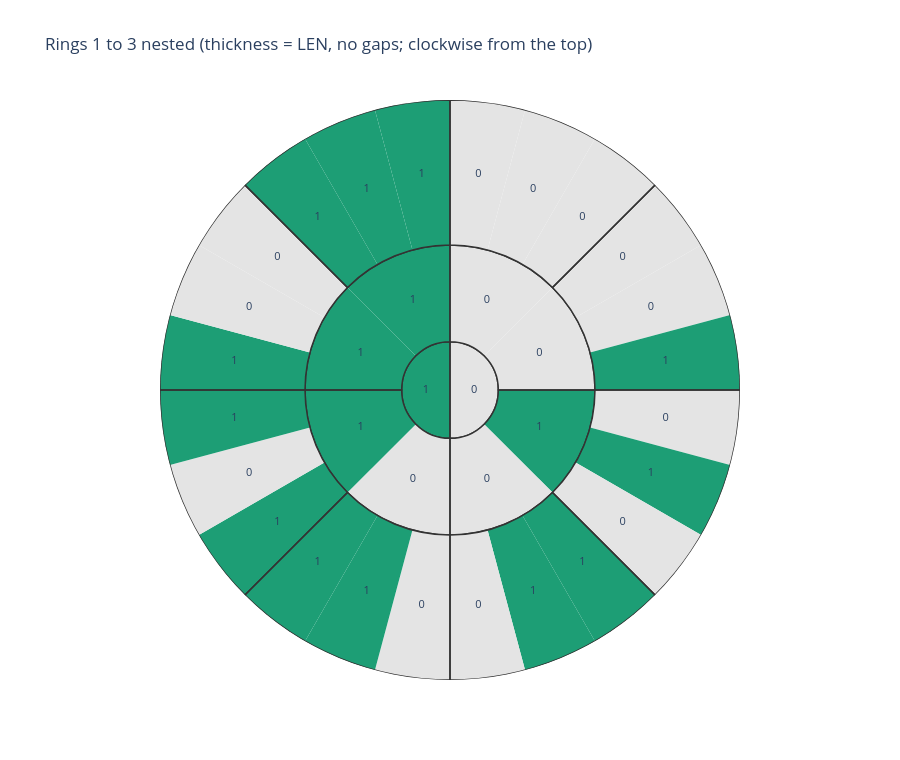

Notebook code for this chart:
### Code cell
def nested_figure(top):
    fig = go.Figure(); r0 = 0
    for L in range(1, top + 1):                     # ring L: thickness L, sits directly on the ring inside it, no gap
        ring = grow(L); bits = "".join(ring); N, G = len(bits), len(ring)
        step, gstep = 360 / N, 360 / G
        fig.add_trace(go.Barpolar(
            theta=[(i + 0.5) * step for i in range(N)], r=[L] * N, base=[r0] * N, width=[step] * N,
            marker=dict(color=["#1D9E75" if b == "1" else "#E4E4E4" for b in bits], line=dict(width=0)),
            hovertext=[f"LEN {L}: {ring[i // L]}  (slice {i % L + 1} = {b})" for i, b in enumerate(bits)],
            hoverinfo="text", showlegend=False))
        fig.add_trace(go.Barpolar(
            theta=[(j + 0.5) * gstep for j in range(G)], r=[L] * G, base=[r0] * G, width=[gstep] * G,
            marker=dict(color="rgba(0,0,0,0)", line=dict(color="#333", width=1.5 if G <= 64 else 0.5)),
            hovertext=[f"LEN {L}: {w}" for w in ring], hoverinfo="text", showlegend=False))
        if N <= 64:
            fig.add_trace(go.Scatterpolar(theta=[(i + 0.5) * step for i in range(N)], r=[r0 + L / 2] * N, mode="text",
                                          text=list(bits), textfont=dict(size=11), hoverinfo="skip", showlegend=False))
        r0 += L
    fig.update_layout(title=f"Rings 1 to {top} nested (thickness = LEN, no gaps; clockwise from the top)", height=760,
                      polar=dict(bgcolor="rgba(0,0,0,0)", radialaxis=dict(visible=False, range=[0, r0]),
                                 angularaxis=dict(direction="clockwise", rotation=90, showticklabels=False, showgrid=False, showline=False)))
    return fig

top = int(input("How far out should I take the ring? "))
if top < 1 or top > 16:
    print("Pick 1 to 10.")
else:
    nested_figure(top).show()

### Figure 1 — Plotly figure (JSON) as saved in the notebook; plotly's stock layout.template omitted (floating-point values rounded to 4 significant figures)
{"data": [{"base": [0, 0], "hoverinfo": "text", "hovertext": ["LEN 1: 0  (slice 1 = 0)", "LEN 1: 1  (slice 1 = 1)"], "marker": {"color": ["#E4E4E4", "#1D9E75"], "line": {"width": 0}}, "r": [1, 1], "showlegend": false, "theta": [90, 270], "type": "barpolar", "width": [180, 180]}, {"base": [0, 0], "hoverinfo": "text", "hovertext": ["LEN 1: 0", "LEN 1: 1"], "marker": {"color": "rgba(0,0,0,0)", "line": {"color": "#333", "width": 1.5}}, "r": [1, 1], "showlegend": false, "theta": [90, 270], "type": "barpolar", "width": [180, 180]}, {"hoverinfo": "skip", "mode": "text", "r": [0.5, 0.5], "showlegend": false, "text": ["0", "1"], "textfont": {"size": 11}, "theta": [90, 270], "type": "scatterpolar"}, {"base": [1, 1, 1, 1, 1, 1, 1, 1], "hoverinfo": "text", "hovertext": ["LEN 2: 00  (slice 1 = 0)", "LEN 2: 00  (slice 2 = 0)", "LEN 2: 10  (slice 1 = 1)", "LEN 2: 10  (slice 2 = 0)", "LEN 2: 01  (slice 1 = 0)", "LEN 2: 01  (slice 2 = 1)", "LEN 2: 11  (slice 1 = 1)", "LEN 2: 11  (slice 2 = 1)"], "marker": {"color": ["#E4E4E4", "#E4E4E4", "#1D9E75", "#E4E4E4", "#E4E4E4", "#1D9E75", "#1D9E75", "#1D9E75"], "line": {"width": 0}}, "r": [2, 2, 2, 2, 2, 2, 2, 2], "showlegend": false, "theta": [22.5, 67.5, 112.5, 157.5, 202.5, 247.5, 292.5, 337.5], "type": "barpolar", "width": [45, 45, 45, 45, 45, 45, 45, 45]}, {"base": [1, 1, 1, 1], "hoverinfo": "text", "hovertext": ["LEN 2: 00", "LEN 2: 10", "LEN 2: 01", "LEN 2: 11"], "marker": {"color": "rgba(0,0,0,0)", "line": {"color": "#333", "width": 1.5}}, "r": [2, 2, 2, 2], "showlegend": false, "theta": [45, 135, 225, 315], "type": "barpolar", "width": [90, 90, 90, 90]}, {"hoverinfo": "skip", "mode": "text", "r": [2, 2, 2, 2, 2, 2, 2, 2], "showlegend": false, "text": ["0", "0", "1", "0", "0", "1", "1", "1"], "textfont": {"size": 11}, "theta": [22.5, 67.5, 112.5, 157.5, 202.5, 247.5, 292.5, 337.5], "type": "scatterpolar"}, {"base": [3, 3, 3, 3, 3, 3, 3, 3, 3, 3, 3, 3, 3, 3, 3, 3, 3, 3, 3, 3, 3, 3, 3, 3], "hoverinfo": "text", "hovertext": ["LEN 3: 000  (slice 1 = 0)", "LEN 3: 000  (slice 2 = 0)", "LEN 3: 000  (slice 3 = 0)", "LEN 3: 001  (slice 1 = 0)", "LEN 3: 001  (slice 2 = 0)", "LEN 3: 001  (slice 3 = 1)", "LEN 3: 010  (slice 1 = 0)", "LEN 3: 010  (slice 2 = 1)", "LEN 3: 010  (slice 3 = 0)", "LEN 3: 110  (slice 1 = 1)", "LEN 3: 110  (slice 2 = 1)", "LEN 3: 110  (slice 3 = 0)", "LEN 3: 011  (slice 1 = 0)", "LEN 3: 011  (slice 2 = 1)", "LEN 3: 011  (slice 3 = 1)", "LEN 3: 101  (slice 1 = 1)", "LEN 3: 101  (slice 2 = 0)", "LEN 3: 101  (slice 3 = 1)", "LEN 3: 100  (slice 1 = 1)", "LEN 3: 100  (slice 2 = 0)", "LEN 3: 100  (slice 3 = 0)", "LEN 3: 111  (slice 1 = 1)", "LEN 3: 111  (slice 2 = 1)", "LEN 3: 111  (slice 3 = 1)"], "marker": {"color": ["#E4E4E4", "#E4E4E4", "#E4E4E4", "#E4E4E4", "#E4E4E4", "#1D9E75", "#E4E4E4", "#1D9E75", "#E4E4E4", "#1D9E75", "#1D9E75", "#E4E4E4", "#E4E4E4", "#1D9E75", "#1D9E75", "#1D9E75", "#E4E4E4", "#1D9E75", "#1D9E75", "#E4E4E4", "#E4E4E4", "#1D9E75", "#1D9E75", "#1D9E75"], "line": {"width": 0}}, "r": [3, 3, 3, 3, 3, 3, 3, 3, 3, 3, 3, 3, 3, 3, 3, 3, 3, 3, 3, 3, 3, 3, 3, 3], "showlegend": false, "theta": [7.5, 22.5, 37.5, 52.5, 67.5, 82.5, 97.5, 112.5, 127.5, 142.5, 157.5, 172.5, 187.5, 202.5, 217.5, 232.5, 247.5, 262.5, 277.5, 292.5, 307.5, 322.5, 337.5, 352.5], "type": "barpolar", "width": [15, 15, 15, 15, 15, 15, 15, 15, 15, 15, 15, 15, 15, 15, 15, 15, 15, 15, 15, 15, 15, 15, 15, 15]}, {"base": [3, 3, 3, 3, 3, 3, 3, 3], "hoverinfo": "text", "hovertext": ["LEN 3: 000", "LEN 3: 001", "LEN 3: 010", "LEN 3: 110", "LEN 3: 011", "LEN 3: 101", "LEN 3: 100", "LEN 3: 111"], "marker": {"color": "rgba(0,0,0,0)", "line": {"color": "#333", "width": 1.5}}, "r": [3, 3, 3, 3, 3, 3, 3, 3], "showlegend": false, "theta": [22.5, 67.5, 112.5, 157.5, 202.5, 247.5, 292.5, 337.5], "type": "barpolar", "width": [45, 45, 45, 45, 45, 45, 45, 45]}, {"hoverinfo": "skip", "mode": "text", "r": [4.5, 4.5, 4.5, 4.5, 4.5, 4.5, 4.5, 4.5, 4.5, 4.5, 4.5, 4.5, 4.5, 4.5, 4.5, 4.5, 4.5, 4.5, 4.5, 4.5, 4.5, 4.5, 4.5, 4.5], "showlegend": false, "text": ["0", "0", "0", "0", "0", "1", "0", "1", "0", "1", "1", "0", "0", "1", "1", "1", "0", "1", "1", "0", "0", "1", "1", "1"], "textfont": {"size": 11}, "theta": [7.5, 22.5, 37.5, 52.5, 67.5, 82.5, 97.5, 112.5, 127.5, 142.5, 157.5, 172.5, 187.5, 202.5, 217.5, 232.5, 247.5, 262.5, 277.5, 292.5, 307.5, 322.5, 337.5, 352.5], "type": "scatterpolar"}], "layout": {"height": 760, "polar": {"angularaxis": {"direction": "clockwise", "rotation": 90, "showgrid": false, "showline": false, "showticklabels": false}, "bgcolor": "rgba(0,0,0,0)", "radialaxis": {"range": [0, 6], "visible": false}}, "title": {"text": "Rings 1 to 3 nested (thickness = LEN, no gaps; clockwise from the top)"}}}
